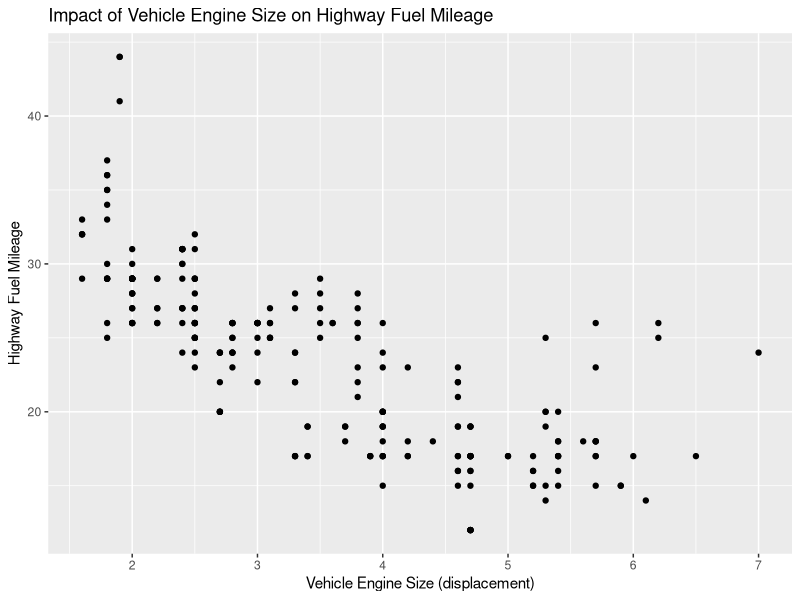

The R source for this figure:
## ---- chunk 1
#| label: load-packages
#| echo: true
#| include: true
#| warning: false

library(tidyverse)

## ---- chunk 2
#| fig-cap: Fuel mileage scatterplot
ggplot(
  mpg, 
  aes(
    x = displ,
    y = hwy
    )) + geom_point() +
  labs(
    title = "Impact of Vehicle Engine Size on Highway Fuel Mileage", 
    x = "Vehicle Engine Size (displacement)",
    y = "Highway Fuel Mileage"
  )
